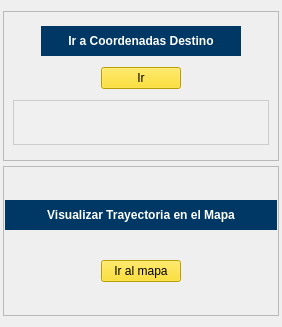
            <widget class="QWidget" name="tab_navegar">
             <attribute name="title">
              <string>Navegar</string>
             </attribute>
             <layout class="QVBoxLayout" name="verticalLayout_11">
              <property name="spacing">
               <number>5</number>
              </property>
              <property name="leftMargin">
               <number>3</number>
              </property>
              <property name="rightMargin">
               <number>3</number>
              </property>
              <item>
               <widget class="QFrame" name="frame_ir_coor_dest">
                <property name="minimumSize">
                 <size>
                  <width>0</width>
                  <height>150</height>
                 </size>
                </property>
                <property name="maximumSize">
                 <size>
                  <width>16777215</width>
                  <height>300</height>
                 </size>
                </property>
                <property name="frameShape">
                 <enum>QFrame::StyledPanel</enum>
                </property>
                <property name="frameShadow">
                 <enum>QFrame::Raised</enum>
                </property>
                <layout class="QVBoxLayout" name="verticalLayout_10">
                 <item alignment="Qt::AlignHCenter">
                  <widget class="QLabel" name="label_14">
                   <property name="minimumSize">
                    <size>
                     <width>200</width>
                     <height>0</height>
                    </size>
                   </property>
                   <property name="maximumSize">
                    <size>
                     <width>350</width>
                     <height>30</height>
                    </size>
                   </property>
                   <property name="font">
                    <font>
                     <pointsize>9</pointsize>
                     <weight>75</weight>
                     <bold>true</bold>
                    </font>
                   </property>
                   <property name="styleSheet">
                    <string notr="true">background-color: rgb(0, 56, 101);
color:rgb(255,255,255);</string>
                   </property>
                   <property name="text">
                    <string>&lt;html&gt;&lt;head/&gt;&lt;body&gt;&lt;p align=&quot;center&quot;&gt;Ir a Coordenadas Destino&lt;/p&gt;&lt;/body&gt;&lt;/html&gt;</string>
                   </property>
                  </widget>
                 </item>
                 <item alignment="Qt::AlignHCenter">
                  <widget class="QPushButton" name="sendButton">
                   <property name="minimumSize">
                    <size>
                     <width>80</width>
                     <height>0</height>
                    </size>
                   </property>
                   <property name="maximumSize">
                    <size>
                     <width>80</width>
                     <height>16777215</height>
                    </size>
                   </property>
                   <property name="styleSheet">
                    <string notr="true">background-color: rgb(255, 220, 0);</string>
                   </property>
                   <property name="text">
                    <string>Ir</string>
                   </property>
                  </widget>
                 </item>
                 <item>
                  <widget class="QPlainTextEdit" name="navegarText">
                   <property name="minimumSize">
                    <size>
                     <width>0</width>
                     <height>40</height>
                    </size>
                   </property>
                   <property name="maximumSize">
                    <size>
                     <width>16777215</width>
                     <height>45</height>
                    </size>
                   </property>
                   <property name="styleSheet">
                    <string notr="true">QWidget {
    background-color: #f0f0f0;
    border: 1px solid #ccc;
    border-radius: 0px; /* Asegúrate de que el radio de la curva sea 0 para bordes rectos */
}</string>
                   </property>
                   <property name="readOnly">
                    <bool>true</bool>
                   </property>
                  </widget>
                 </item>
                </layout>
               </widget>
              </item>
              <item>
               <widget class="QFrame" name="frame_mapa">
                <property name="minimumSize">
                 <size>
                  <width>0</width>
                  <height>150</height>
                 </size>
                </property>
                <property name="maximumSize">
                 <size>
                  <width>16777215</width>
                  <height>300</height>
                 </size>
                </property>
                <property name="frameShape">
                 <enum>QFrame::StyledPanel</enum>
                </property>
                <property name="frameShadow">
                 <enum>QFrame::Raised</enum>
                </property>
                <layout class="QVBoxLayout" name="verticalLayout_14">
                 <property name="leftMargin">
                  <number>1</number>
                 </property>
                 <property name="rightMargin">
                  <number>1</number>
                 </property>
                 <item>
                  <widget class="QLabel" name="label_25">
                   <property name="minimumSize">
                    <size>
                     <width>240</width>
                     <height>30</height>
                    </size>
                   </property>
                   <property name="maximumSize">
                    <size>
                     <width>350</width>
                     <height>30</height>
                    </size>
                   </property>
                   <property name="font">
                    <font>
                     <pointsize>9</pointsize>
                     <weight>75</weight>
                     <bold>true</bold>
                    </font>
                   </property>
                   <property name="styleSheet">
                    <string notr="true">background-color: rgb(0, 56, 101);
color:rgb(255,255,255);</string>
                   </property>
                   <property name="text">
                    <string>&lt;html&gt;&lt;head/&gt;&lt;body&gt;&lt;p align=&quot;center&quot;&gt;Visualizar Trayectoria en el Mapa&lt;/p&gt;&lt;/body&gt;&lt;/html&gt;</string>
                   </property>
                  </widget>
                 </item>
                 <item alignment="Qt::AlignHCenter">
                  <widget class="QPushButton" name="mapButton">
                   <property name="minimumSize">
                    <size>
                     <width>80</width>
                     <height>0</height>
                    </size>
                   </property>
                   <property name="maximumSize">
                    <size>
                     <width>80</width>
                     <height>16777215</height>
                    </size>
                   </property>
                   <property name="styleSheet">
                    <string notr="true">background-color: rgb(255, 220, 0);</string>
                   </property>
                   <property name="text">
                    <string>Ir al mapa</string>
                   </property>
                  </widget>
                 </item>
                </layout>
               </widget>
              </item>
             </layout>
            </widget>
